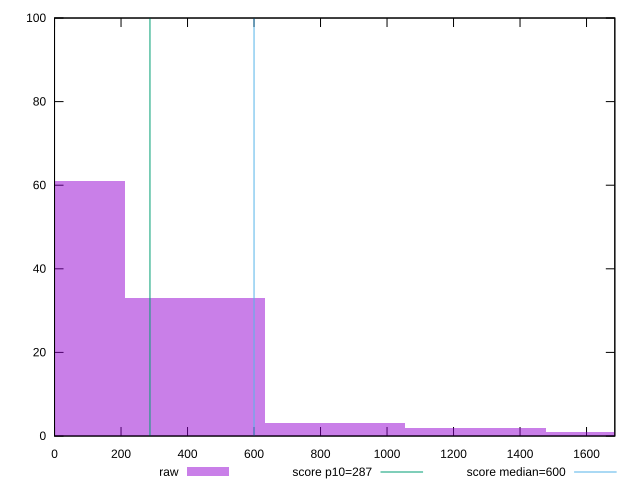

Write gnuplot code to recreate this figure.
reset

$raw <<EOF
843.8656799169579 3
1265.7985198754368 2
1687.7313598339158 1
0 61
421.93283995847895 33
EOF

set key outside below
set boxwidth 421.93283995847895
set xrange [0:1685.0800000000008]
set yrange [0:100]
set trange [0:100]
set style fill transparent solid 0.5 noborder

set parametric
set terminal svg size 640, 490 enhanced background rgb 'white'
set output "report/report_00029_2021-02-24T13-36-40.390Z/total-blocking-time/samples/agenda/raw/histogram.svg"

plot $raw title "raw" with boxes, \
     287,t title "score p10=287", \
     600,t title "score median=600"

reset
